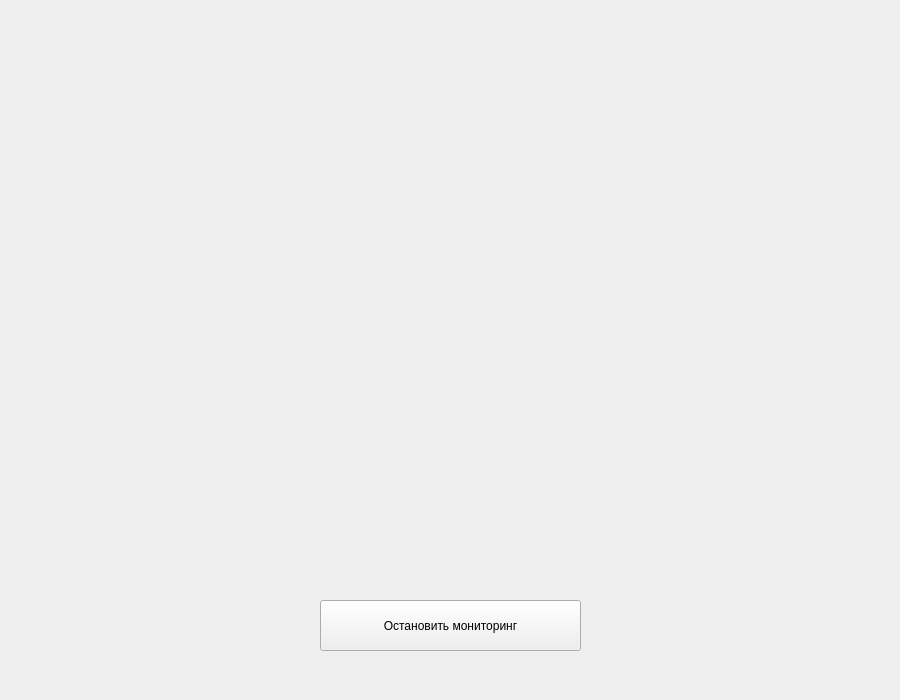
<?xml version="1.0" encoding="UTF-8"?>
<ui version="4.0">
 <class>MainWindow</class>
 <widget class="QMainWindow" name="MainWindow">
  <property name="geometry">
   <rect>
    <x>0</x>
    <y>0</y>
    <width>900</width>
    <height>700</height>
   </rect>
  </property>
  <property name="minimumSize">
   <size>
    <width>900</width>
    <height>700</height>
   </size>
  </property>
  <property name="maximumSize">
   <size>
    <width>900</width>
    <height>700</height>
   </size>
  </property>
  <property name="windowTitle">
   <string>SOWA</string>
  </property>
  <property name="windowIcon">
   <iconset>
    <normaloff>.\ICON_reg.png</normaloff>
   </iconset>
  </property>
  <widget class="QWidget" name="centralwidget">
   <widget class="QLabel" name="label_detection">
    <property name="geometry">
     <rect>
      <x>127</x>
      <y>10</y>
      <width>640</width>
      <height>640</height>
     </rect>
    </property>
    <property name="minimumSize">
     <size>
      <width>640</width>
      <height>640</height>
     </size>
    </property>
    <property name="maximumSize">
     <size>
      <width>640</width>
      <height>640</height>
     </size>
    </property>
    <property name="text">
     <string></string>
    </property>
   </widget>
   <widget class="QPushButton" name="stop_detection_button">
    <property name="geometry">
     <rect>
      <x>320</x>
      <y>600</y>
      <width>261</width>
      <height>51</height>
     </rect>
    </property>
    <property name="text">
     <string>Остановить мониторинг</string>
    </property>
   </widget>
  </widget>
 </widget>
 <resources/>
 <connections/>
</ui>
